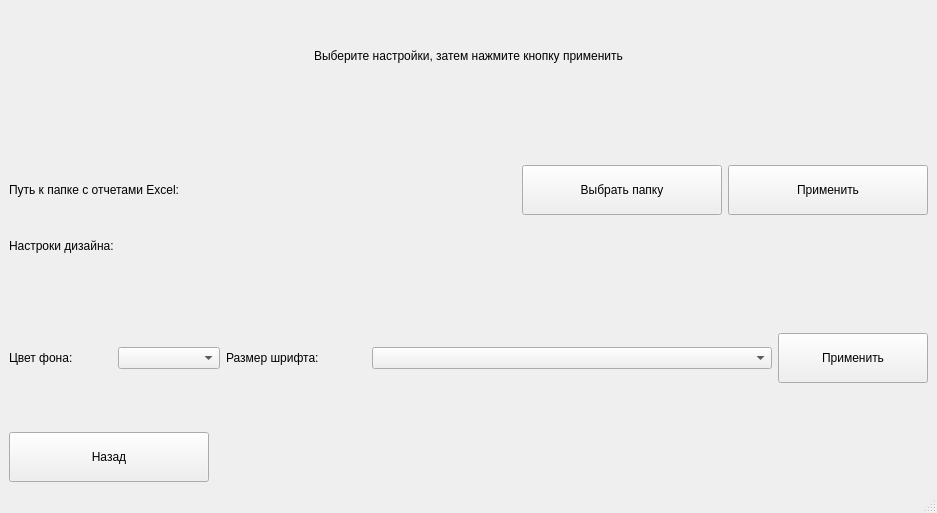
<?xml version="1.0" encoding="UTF-8"?>
<ui version="4.0">
 <class>SettingsWindow</class>
 <widget class="QMainWindow" name="SettingsWindow">
  <property name="geometry">
   <rect>
    <x>0</x>
    <y>0</y>
    <width>937</width>
    <height>513</height>
   </rect>
  </property>
  <property name="windowTitle">
   <string>Настройки</string>
  </property>
  <widget class="QWidget" name="centralwidget">
   <layout class="QVBoxLayout" name="verticalLayout">
    <item alignment="Qt::AlignHCenter|Qt::AlignVCenter">
     <widget class="QLabel" name="HeadingLabel">
      <property name="minimumSize">
       <size>
        <width>0</width>
        <height>50</height>
       </size>
      </property>
      <property name="maximumSize">
       <size>
        <width>16777215</width>
        <height>50</height>
       </size>
      </property>
      <property name="text">
       <string>Выберите настройки, затем нажмите кнопку применить</string>
      </property>
     </widget>
    </item>
    <item>
     <widget class="QLabel" name="PathStatusLabel">
      <property name="minimumSize">
       <size>
        <width>0</width>
        <height>50</height>
       </size>
      </property>
      <property name="maximumSize">
       <size>
        <width>16777215</width>
        <height>50</height>
       </size>
      </property>
      <property name="text">
       <string/>
      </property>
     </widget>
    </item>
    <item>
     <layout class="QHBoxLayout" name="horizontalLayout">
      <item>
       <widget class="QLabel" name="PathLabel">
        <property name="minimumSize">
         <size>
          <width>250</width>
          <height>50</height>
         </size>
        </property>
        <property name="maximumSize">
         <size>
          <width>250</width>
          <height>50</height>
         </size>
        </property>
        <property name="text">
         <string>Путь к папке с отчетами Excel:</string>
        </property>
       </widget>
      </item>
      <item>
       <widget class="QLabel" name="PathLine">
        <property name="text">
         <string/>
        </property>
       </widget>
      </item>
      <item>
       <widget class="QPushButton" name="PathPushButton">
        <property name="minimumSize">
         <size>
          <width>150</width>
          <height>50</height>
         </size>
        </property>
        <property name="maximumSize">
         <size>
          <width>200</width>
          <height>50</height>
         </size>
        </property>
        <property name="text">
         <string>Выбрать папку</string>
        </property>
       </widget>
      </item>
      <item>
       <widget class="QPushButton" name="ApplyPathPushButton">
        <property name="minimumSize">
         <size>
          <width>150</width>
          <height>50</height>
         </size>
        </property>
        <property name="maximumSize">
         <size>
          <width>200</width>
          <height>50</height>
         </size>
        </property>
        <property name="text">
         <string>Применить</string>
        </property>
       </widget>
      </item>
     </layout>
    </item>
    <item>
     <widget class="QLabel" name="DesignLabel">
      <property name="minimumSize">
       <size>
        <width>0</width>
        <height>50</height>
       </size>
      </property>
      <property name="maximumSize">
       <size>
        <width>16777215</width>
        <height>50</height>
       </size>
      </property>
      <property name="text">
       <string>Настроки дизайна:</string>
      </property>
     </widget>
    </item>
    <item>
     <widget class="QLabel" name="DesignStatusLabel">
      <property name="minimumSize">
       <size>
        <width>0</width>
        <height>50</height>
       </size>
      </property>
      <property name="maximumSize">
       <size>
        <width>16777215</width>
        <height>50</height>
       </size>
      </property>
      <property name="text">
       <string/>
      </property>
     </widget>
    </item>
    <item>
     <layout class="QHBoxLayout" name="horizontalLayout_2">
      <item>
       <widget class="QLabel" name="BackgroundLabel">
        <property name="minimumSize">
         <size>
          <width>100</width>
          <height>50</height>
         </size>
        </property>
        <property name="maximumSize">
         <size>
          <width>120</width>
          <height>50</height>
         </size>
        </property>
        <property name="text">
         <string>Цвет фона:</string>
        </property>
       </widget>
      </item>
      <item>
       <widget class="QComboBox" name="BackgoundComboBox">
        <property name="minimumSize">
         <size>
          <width>100</width>
          <height>0</height>
         </size>
        </property>
       </widget>
      </item>
      <item>
       <widget class="QLabel" name="SizeLabel">
        <property name="minimumSize">
         <size>
          <width>140</width>
          <height>50</height>
         </size>
        </property>
        <property name="maximumSize">
         <size>
          <width>150</width>
          <height>50</height>
         </size>
        </property>
        <property name="text">
         <string>Размер шрифта: </string>
        </property>
       </widget>
      </item>
      <item>
       <widget class="QComboBox" name="SizeComboBox">
        <property name="minimumSize">
         <size>
          <width>400</width>
          <height>0</height>
         </size>
        </property>
       </widget>
      </item>
      <item>
       <widget class="QPushButton" name="ApplyDesignPushButton">
        <property name="minimumSize">
         <size>
          <width>150</width>
          <height>50</height>
         </size>
        </property>
        <property name="maximumSize">
         <size>
          <width>200</width>
          <height>50</height>
         </size>
        </property>
        <property name="text">
         <string>Применить</string>
        </property>
       </widget>
      </item>
     </layout>
    </item>
    <item alignment="Qt::AlignBottom">
     <widget class="QPushButton" name="BackPushButton">
      <property name="minimumSize">
       <size>
        <width>150</width>
        <height>50</height>
       </size>
      </property>
      <property name="maximumSize">
       <size>
        <width>200</width>
        <height>50</height>
       </size>
      </property>
      <property name="text">
       <string>Назад</string>
      </property>
     </widget>
    </item>
   </layout>
  </widget>
  <widget class="QStatusBar" name="statusbar"/>
 </widget>
 <resources/>
 <connections/>
</ui>
